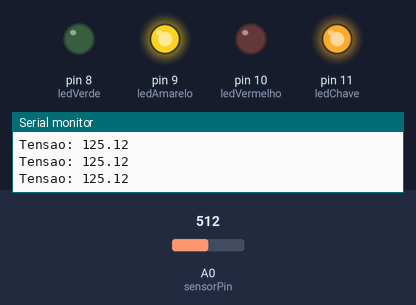
Recording of a sketch running on a simulated Arduino Uno, built with avr-gcc and run on an emulated ATmega328P. Shown: output pins drawn as LEDs (lit = HIGH), the last lines printed to the serial monitor. The test bench sets the inputs (shaded band); at power-on: A0 (sensorPin) = 512.

Above: at 1.2 s.
1.3 s: A0 (sensorPin) set to 719
At 2.4 s:
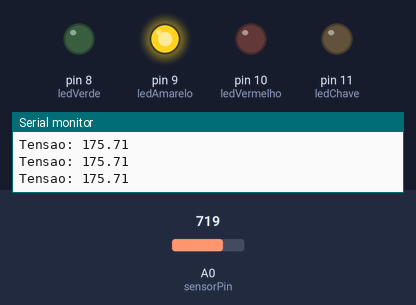
3.5 s: A0 (sensorPin) set to 750
At 4.1 s:
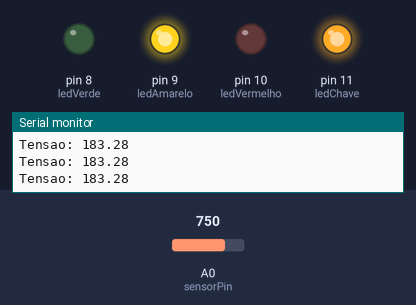
5.0 s: A0 (sensorPin) set to 851
6.5 s: A0 (sensorPin) set to 868
At 7.4 s:
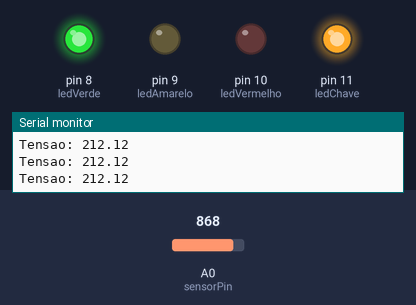
8.0 s: A0 (sensorPin) set to 927
11.0 s: A0 (sensorPin) set to 958
At 12.4 s:
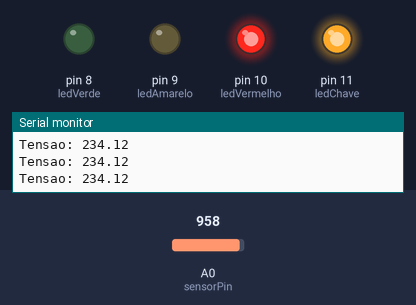
Timing chart, 0 to 13.5 s (numbered marks = the images above; inputs shaded):
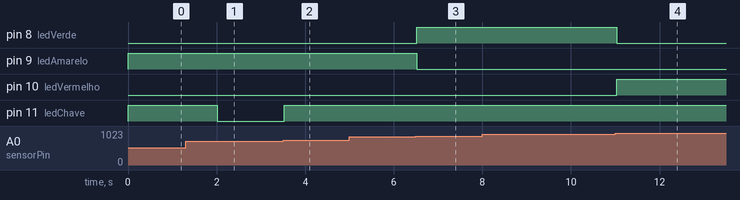

Measured:
- the behaviour switches between 736 and 737 on A0 (sensorPin) (found by bisection; images 1 and 2)
- the behaviour switches between 859 and 860 on A0 (sensorPin) (found by bisection; images 2 and 3)
- the behaviour switches between 941 and 942 on A0 (sensorPin) (found by bisection; images 3 and 4)
- after the input at 3.5 s, pin 11 (ledChave): LOW → HIGH at once
- after the input at 6.5 s, pin 8 (ledVerde): LOW → HIGH at once; pin 9 (ledAmarelo): HIGH → LOW at once
- after the input at 11.0 s, pin 8 (ledVerde): HIGH → LOW at once; pin 10 (ledVermelho): LOW → HIGH at once

The sketch:

exercicio_21-monitor-de_tensao_gerador.ino
```cpp
const int sensorPin = A0;

const int ledVerde = 8;
const int ledAmarelo = 9;
const int ledVermelho = 10;
const int ledChave = 11; // chave geral

float tensao = 0;
int leitura = 0;

unsigned long tempoForaFaixa = 0;
bool foraFaixa = false;
bool chaveLigada = true;

void setup() {
  pinMode(ledVerde, OUTPUT);
  pinMode(ledAmarelo, OUTPUT);
  pinMode(ledVermelho, OUTPUT);
  pinMode(ledChave, OUTPUT);

  Serial.begin(9600);
}

void loop() {
  leitura = analogRead(sensorPin);

  // Converte para tensão (0 a 250V)
  tensao = (leitura / 1023.0) * 250.0;

  Serial.print("Tensao: ");
  Serial.println(tensao);

  // 🔹 LEDs de status
  digitalWrite(ledVerde, (tensao >= 210 && tensao <= 230));
  digitalWrite(ledAmarelo, (tensao < 210));
  digitalWrite(ledVermelho, (tensao > 230));

  unsigned long tempoAtual = millis();

  // 🔹 Verifica faixa crítica
  if (tensao < 180 || tensao > 240) {

    if (!foraFaixa) {
      foraFaixa = true;
      tempoForaFaixa = tempoAtual; // começa a contar
    }

    // Se passou 2 segundos fora da faixa
    if (tempoAtual - tempoForaFaixa >= 2000) {
      chaveLigada = false;
    }

  } else {
    // Voltou ao normal
    foraFaixa = false;
    chaveLigada = true;
  }

  // 🔹 Estado da chave geral
  digitalWrite(ledChave, chaveLigada);
}
```
